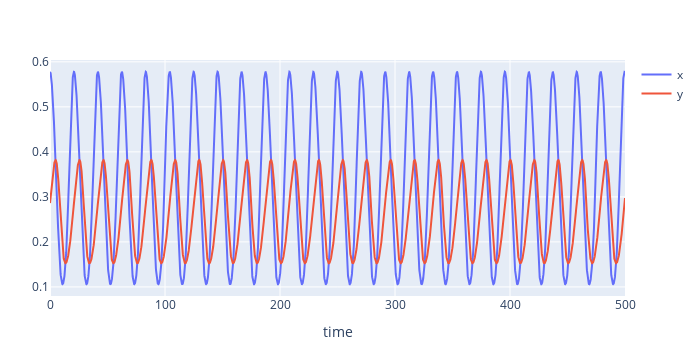

Notebook cell for this chart:
### Code cell
function predprey(u, t)

    # println(u)

    if(!isapprox(length(u), 2.0; atol=eps(Float64), rtol=0))
        throw(error("Please make sure you have entered two initial conditions for the function."))
    end

    a = 1
    b = 0.2
    d = 0.1
    x = u[1]    
    y = u[2]
    
    x_dot = x.*(1-x) - (a.*x.*y)./(d + x)
    y_dot = b.*y.*(1 - (y./x))
    
    return [x_dot y_dot]
end

t = 0:0.1:500
u0 = [.57787148 .2861488]
# u0 = [1 1]


include("../visualisation.jl")

plot_ode(predprey, u0, t, ["x" "y"])

### Figure 1 — Plotly figure (JSON) as saved in the notebook; plotly's stock layout.template omitted (floating-point values rounded to 4 significant figures; data arrays with more than 128 entries replaced by an {"elided": "..."} marker saying what was removed)
{"data": [{"mode": "lines", "name": "x", "showlegend": true, "type": "scatter", "x": {"elided": "5001 float values"}, "y": {"elided": "5001 float values"}}, {"mode": "lines", "name": "y", "showlegend": true, "type": "scatter", "x": {"elided": "5001 float values"}, "y": {"elided": "5001 float values"}}], "layout": {"height": 350, "margin": {"b": 50, "l": 50, "r": 50, "t": 60}, "width": 700, "xaxis": {"title": {"text": "time"}}}}
